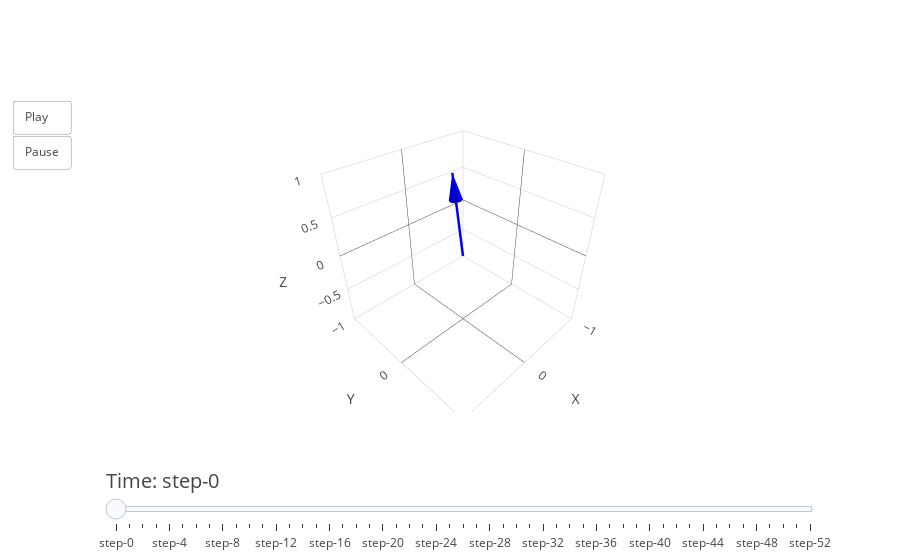

The cell this chart's notebook holds for it:
### Markdown cell above
DATA X

### Code cell
quaternion_data = read_csv(full_data_file_path_x)
# Predict states with UKF
predicted_states = []

for q in quaternion_data:
    q = q / np.linalg.norm(q)
    ukf.predict()
    ukf.update(q)
    predicted_states.append(ukf.x)
predicted_states = np.array(predicted_states)

plot_euler_angles_3d(predicted_states,10)
plot_euler_angles_over_time(quaternion_data, predicted_states)
#slope starts at sample 232

### Figure 1 — Plotly figure (JSON) as saved in the notebook; plotly's stock layout.template omitted (floating-point values rounded to 4 significant figures)
{"data": [{"line": {"color": "blue", "width": 5}, "mode": "lines", "name": "Vector", "type": "scatter3d", "x": [0, 0.04371], "y": [0, -0.1082], "z": [0, 0.9932]}, {"anchor": "tip", "colorscale": [[0, "blue"], [1, "blue"]], "name": "Arrowhead", "showscale": false, "sizemode": "absolute", "sizeref": 0.3, "type": "cone", "u": [0.04371], "v": [-0.1082], "w": [0.9932], "x": [0.04371], "y": [-0.1082], "z": [0.9932]}], "layout": {"scene": {"xaxis": {"range": [-1, 1], "title": {"text": "X"}}, "yaxis": {"range": [-1, 1], "title": {"text": "Y"}}, "zaxis": {"range": [-1, 1], "title": {"text": "Z"}}}, "sliders": [{"currentvalue": {"font": {"size": 20}, "prefix": "Time: "}, "pad": {"t": 50}, "steps": [{"args": [["frame0"], {"frame": {"duration": 50, "redraw": true}, "mode": "immediate"}], "method": "animate"}, {"args": [["frame10"], {"frame": {"duration": 50, "redraw": true}, "mode": "immediate"}], "method": "animate"}, {"args": [["frame20"], {"frame": {"duration": 50, "redraw": true}, "mode": "immediate"}], "method": "animate"}, {"args": [["frame30"], {"frame": {"duration": 50, "redraw": true}, "mode": "immediate"}], "method": "animate"}, {"args": [["frame40"], {"frame": {"duration": 50, "redraw": true}, "mode": "immediate"}], "method": "animate"}, {"args": [["frame50"], {"frame": {"duration": 50, "redraw": true}, "mode": "immediate"}], "method": "animate"}, {"args": [["frame60"], {"frame": {"duration": 50, "redraw": true}, "mode": "immediate"}], "method": "animate"}, {"args": [["frame70"], {"frame": {"duration": 50, "redraw": true}, "mode": "immediate"}], "method": "animate"}, {"args": [["frame80"], {"frame": {"duration": 50, "redraw": true}, "mode": "immediate"}], "method": "animate"}, {"args": [["frame90"], {"frame": {"duration": 50, "redraw": true}, "mode": "immediate"}], "method": "animate"}, {"args": [["frame100"], {"frame": {"duration": 50, "redraw": true}, "mode": "immediate"}], "method": "animate"}, {"args": [["frame110"], {"frame": {"duration": 50, "redraw": true}, "mode": "immediate"}], "method": "animate"}, {"args": [["frame120"], {"frame": {"duration": 50, "redraw": true}, "mode": "immediate"}], "method": "animate"}, {"args": [["frame130"], {"frame": {"duration": 50, "redraw": true}, "mode": "immediate"}], "method": "animate"}, {"args": [["frame140"], {"frame": {"duration": 50, "redraw": true}, "mode": "immediate"}], "method": "animate"}, {"args": [["frame150"], {"frame": {"duration": 50, "redraw": true}, "mode": "immediate"}], "method": "animate"}, {"args": [["frame160"], {"frame": {"duration": 50, "redraw": true}, "mode": "immediate"}], "method": "animate"}, {"args": [["frame170"], {"frame": {"duration": 50, "redraw": true}, "mode": "immediate"}], "method": "animate"}, {"args": [["frame180"], {"frame": {"duration": 50, "redraw": true}, "mode": "immediate"}], "method": "animate"}, {"args": [["frame190"], {"frame": {"duration": 50, "redraw": true}, "mode": "immediate"}], "method": "animate"}, {"args": [["frame200"], {"frame": {"duration": 50, "redraw": true}, "mode": "immediate"}], "method": "animate"}, {"args": [["frame210"], {"frame": {"duration": 50, "redraw": true}, "mode": "immediate"}], "method": "animate"}, {"args": [["frame220"], {"frame": {"duration": 50, "redraw": true}, "mode": "immediate"}], "method": "animate"}, {"args": [["frame230"], {"frame": {"duration": 50, "redraw": true}, "mode": "immediate"}], "method": "animate"}, {"args": [["frame240"], {"frame": {"duration": 50, "redraw": true}, "mode": "immediate"}], "method": "animate"}, {"args": [["frame250"], {"frame": {"duration": 50, "redraw": true}, "mode": "immediate"}], "method": "animate"}, {"args": [["frame260"], {"frame": {"duration": 50, "redraw": true}, "mode": "immediate"}], "method": "animate"}, {"args": [["frame270"], {"frame": {"duration": 50, "redraw": true}, "mode": "immediate"}], "method": "animate"}, {"args": [["frame280"], {"frame": {"duration": 50, "redraw": true}, "mode": "immediate"}], "method": "animate"}, {"args": [["frame290"], {"frame": {"duration": 50, "redraw": true}, "mode": "immediate"}], "method": "animate"}, {"args": [["frame300"], {"frame": {"duration": 50, "redraw": true}, "mode": "immediate"}], "method": "animate"}, {"args": [["frame310"], {"frame": {"duration": 50, "redraw": true}, "mode": "immediate"}], "method": "animate"}, {"args": [["frame320"], {"frame": {"duration": 50, "redraw": true}, "mode": "immediate"}], "method": "animate"}, {"args": [["frame330"], {"frame": {"duration": 50, "redraw": true}, "mode": "immediate"}], "method": "animate"}, {"args": [["frame340"], {"frame": {"duration": 50, "redraw": true}, "mode": "immediate"}], "method": "animate"}, {"args": [["frame350"], {"frame": {"duration": 50, "redraw": true}, "mode": "immediate"}], "method": "animate"}, {"args": [["frame360"], {"frame": {"duration": 50, "redraw": true}, "mode": "immediate"}], "method": "animate"}, {"args": [["frame370"], {"frame": {"duration": 50, "redraw": true}, "mode": "immediate"}], "method": "animate"}, {"args": [["frame380"], {"frame": {"duration": 50, "redraw": true}, "mode": "immediate"}], "method": "animate"}, {"args": [["frame390"], {"frame": {"duration": 50, "redraw": true}, "mode": "immediate"}], "method": "animate"}, {"args": [["frame400"], {"frame": {"duration": 50, "redraw": true}, "mode": "immediate"}], "method": "animate"}, {"args": [["frame410"], {"frame": {"duration": 50, "redraw": true}, "mode": "immediate"}], "method": "animate"}, {"args": [["frame420"], {"frame": {"duration": 50, "redraw": true}, "mode": "immediate"}], "method": "animate"}, {"args": [["frame430"], {"frame": {"duration": 50, "redraw": true}, "mode": "immediate"}], "method": "animate"}, {"args": [["frame440"], {"frame": {"duration": 50, "redraw": true}, "mode": "immediate"}], "method": "animate"}, {"args": [["frame450"], {"frame": {"duration": 50, "redraw": true}, "mode": "immediate"}], "method": "animate"}, {"args": [["frame460"], {"frame": {"duration": 50, "redraw": true}, "mode": "immediate"}], "method": "animate"}, {"args": [["frame470"], {"frame": {"duration": 50, "redraw": true}, "mode": "immediate"}], "method": "animate"}, {"args": [["frame480"], {"frame": {"duration": 50, "redraw": true}, "mode": "immediate"}], "method": "animate"}, {"args": [["frame490"], {"frame": {"duration": 50, "redraw": true}, "mode": "immediate"}], "method": "animate"}, {"args": [["frame500"], {"frame": {"duration": 50, "redraw": true}, "mode": "immediate"}], "method": "animate"}, {"args": [["frame510"], {"frame": {"duration": 50, "redraw": true}, "mode": "immediate"}], "method": "animate"}, {"args": [["frame520"], {"frame": {"duration": 50, "redraw": true}, "mode": "immediate"}], "method": "animate"}]}], "updatemenus": [{"buttons": [{"args": [null, {"frame": {"duration": 50, "redraw": true}, "fromcurrent": true}], "label": "Play", "method": "animate"}, {"args": [[null], {"frame": {"duration": 0, "redraw": false}, "mode": "immediate"}], "label": "Pause", "method": "animate"}], "showactive": false, "type": "buttons"}]}}
